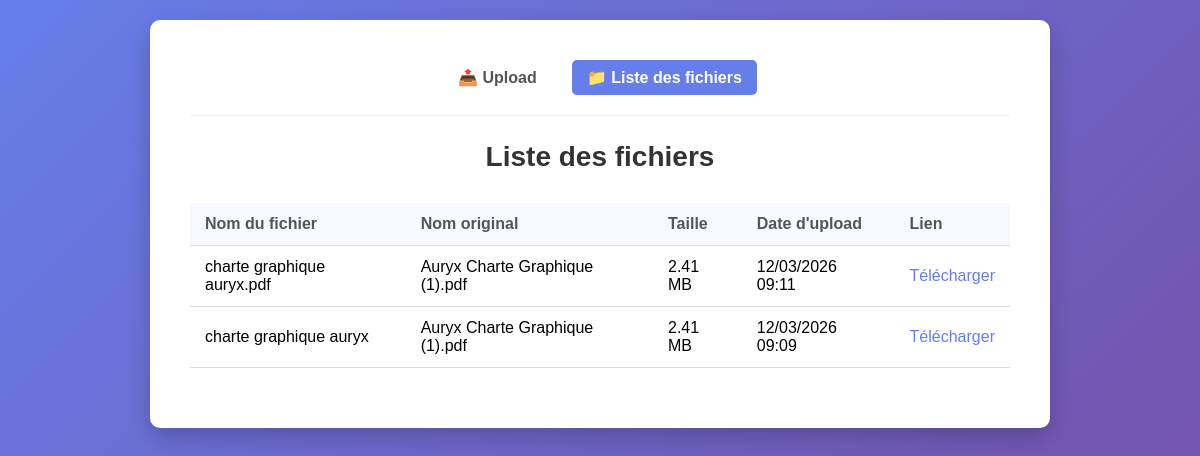
Page /liste.php on the earlier database version.
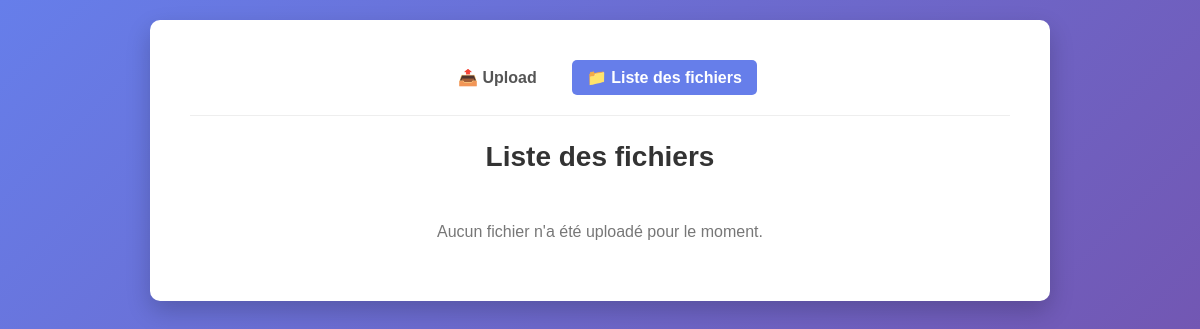
Same page on the later database version.
### tables this page shows
CREATE TABLE fichiers (
            id INTEGER PRIMARY KEY AUTOINCREMENT,
            nom_fichier TEXT NOT NULL,
            nom_original TEXT NOT NULL,
            url_fichier TEXT NOT NULL,
            taille INTEGER NOT NULL,
            type_mime TEXT,
            date_upload DATETIME DEFAULT CURRENT_TIMESTAMP
        );

### liste.php (the view, shortened to what this page needs)
<?php
function initDatabase() {
    try {
        $db = new PDO('sqlite:bdd.sqlite');
        $db->setAttribute(PDO::ATTR_ERRMODE, PDO::ERRMODE_EXCEPTION);
        return $db;
    } catch (PDOException $e) {
        die("Erreur de connexion à la base de données : " . $e->getMessage());
    }
}
function formatBytes($bytes, $precision = 2) {
    $units = ['B', 'KB', 'MB', 'GB', 'TB'];
    $bytes = max($bytes, 0);
    $pow = floor(($bytes ? log($bytes) : 0) / log(1024));
    $pow = min($pow, count($units) - 1);
    $bytes /= (1 << (10 * $pow));
    return round($bytes, $precision) . ' ' . $units[$pow];
}
$db = initDatabase();
$stmt = $db->query("SELECT id, nom_fichier, nom_original, url_fichier, taille, type_mime, date_upload FROM fichiers ORDER BY date_upload DESC");
$fichiers = $stmt->fetchAll(PDO::FETCH_ASSOC);
?>
<!DOCTYPE html>
<html lang="fr">
<head>
</head>
<body>
    <div class="container">
        <nav class="header-nav">
            <a href="index.php">📤 Upload</a>
            <a href="liste.php" class="active">📁 Liste des fichiers</a>
        </nav>
        <h1>Liste des fichiers</h1>
        <?php if (empty($fichiers)): ?>
            <p class="no-files">Aucun fichier n'a été uploadé pour le moment.</p>
        <?php else: ?>
            <table>
                <thead>
                    <tr>
                        <th>Nom du fichier</th>
                        <th>Nom original</th>
                        <th>Taille</th>
                        <th>Date d'upload</th>
                        <th>Lien</th>
                    </tr>
                </thead>
                <tbody>
                    <?php foreach ($fichiers as $fichier): ?>
                        <tr>
                            <td><?php echo htmlspecialchars($fichier['nom_fichier']); ?></td>
                            <td><?php echo htmlspecialchars($fichier['nom_original']); ?></td>
                            <td><?php echo formatBytes($fichier['taille']); ?></td>
                            <td><?php echo (new DateTime($fichier['date_upload']))->format('d/m/Y H:i'); ?></td>
                            <td><a href="<?php echo htmlspecialchars($fichier['url_fichier']); ?>" download>Télécharger</a></td>
                        </tr>
                    <?php endforeach; ?>
                </tbody>
            </table>
        <?php endif; ?>
    </div>
</body>
</html>

### liste.php (style rules this page uses)
* { margin: 0; padding: 0; box-sizing: border-box; }
body { font-family: Arial, sans-serif; background: linear-gradient(135deg, #667eea 0%, #764ba2 100%); min-height: 100vh; display: flex; justify-content: center; align-items: flex-start; padding: 20px; }
.container { background: white; padding: 40px; border-radius: 10px; box-shadow: 0 10px 25px rgba(0, 0, 0, 0.2); width: 100%; max-width: 900px; }
h1 { color: #333; margin-bottom: 30px; text-align: center; font-size: 28px; }
a { color: #667eea; text-decoration: none; }
.no-files { text-align: center; padding: 20px; color: #777; }
.header-nav { display: flex; justify-content: center; gap: 20px; margin-bottom: 25px; padding-bottom: 20px; border-bottom: 1px solid #eee; }
.header-nav a { text-decoration: none; color: #555; font-weight: bold; padding: 8px 15px; border-radius: 5px; transition: background-color 0.3s, color 0.3s; }
.header-nav a.active, .header-nav a:hover { background-color: #667eea; color: white; text-decoration: none; }
table { width: 100%; border-collapse: collapse; margin-top: 20px; margin-bottom: 20px; }
th, td { padding: 12px 15px; text-align: left; border-bottom: 1px solid #ddd; }
th { background-color: #f8f9ff; color: #555; font-weight: bold; }

Differences in the rows shown:
removed fichiers: nom_fichier "charte graphique auryx.pdf", nom_original "Auryx Charte Graphique (1).pdf", taille "2.41 MB", date_upload "12/03/2026 09:11"
removed fichiers: nom_fichier "charte graphique auryx", nom_original "Auryx Charte Graphique (1).pdf", taille "2.41 MB", date_upload "12/03/2026 09:09"
Other differences:
text no longer shown: "Nom du fichier Nom original Taille Date d'upload Lien"
text now shown: "Aucun fichier n'a été uploadé pour le moment."
